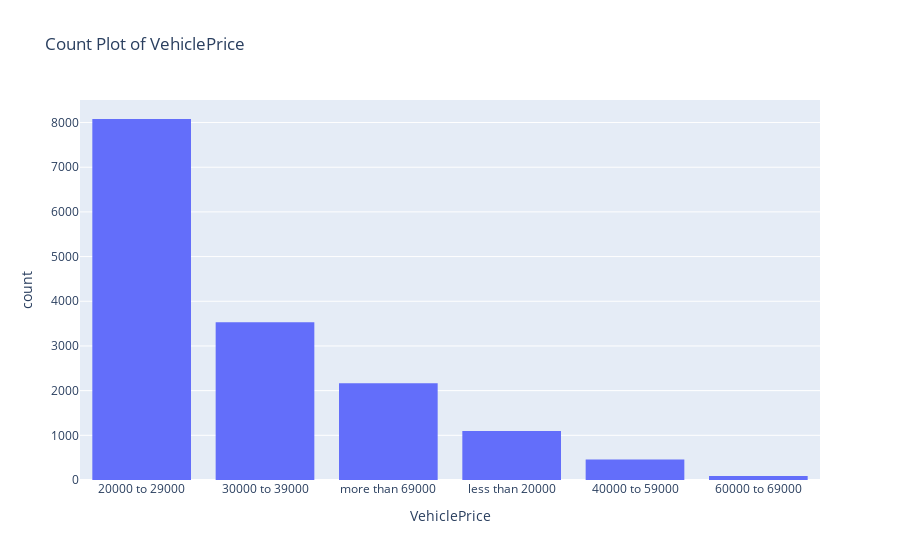

Write notebook code for a chart like this one.
### Markdown cell above
# 가격이 높은 차량에 대한 보험 사기가 높을 것이다.
- (구체화) Collision에서 이런 현상이 더욱 더 두드러지게 나타날 것이다
- (구체화) 게다가 과거 사고 이력도 많을 것이다
- (비즈니스 근거) 자동차의 가격이 높을수록 더 많은 보험금이 지급되며, 과거 보험금을 몇 번 수령하였을 것이다 (이때, 걸리지 않고)
- (결론 및 활용) 위 항목들을 기준으로 보험 사기 검사를 통해 사기를 더 많이 잡아낼 수 있을 것이다.

### Code cell
plot_count_plot(df, 'VehiclePrice')

### Figure 1 — Plotly figure (JSON) as saved in the notebook; plotly's stock layout.template omitted (floating-point values rounded to 4 significant figures; data arrays with more than 128 entries replaced by an {"elided": "..."} marker saying what was removed)
{"data": [{"alignmentgroup": "True", "bingroup": "x", "hovertemplate": "VehiclePrice=%{x}<br>count=%{y}<extra></extra>", "legendgroup": "", "marker": {"color": "#636efa", "pattern": {"shape": ""}}, "name": "", "offsetgroup": "", "orientation": "v", "showlegend": false, "type": "histogram", "x": {"elided": "15420 str values"}, "xaxis": "x", "yaxis": "y"}], "layout": {"barmode": "relative", "legend": {"tracegroupgap": 0}, "title": {"text": "Count Plot of VehiclePrice"}, "xaxis": {"anchor": "y", "categoryarray": ["20000 to 29000", "30000 to 39000", "more than 69000", "less than 20000", "40000 to 59000", "60000 to 69000"], "categoryorder": "array", "domain": [0, 1], "title": {"text": "VehiclePrice"}}, "yaxis": {"anchor": "x", "domain": [0, 1], "title": {"text": "count"}}}}
